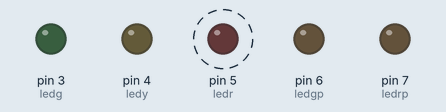
Simulated run of this sketch. Board: Arduino Uno, built with avr-gcc and run on an emulated ATmega328P. Shown: output pins drawn as LEDs (lit = HIGH). Dashed ring = blinking. What the sketch prints to the serial monitor is not drawn.

Above: at 0.5 s.
Timing chart, 0 to 4.6 s (numbered marks = the images above):
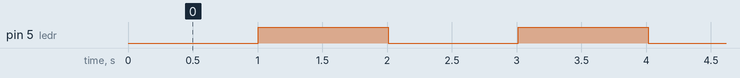

The sketch:

temporarizador.ino
```cpp
#define ledr 5               // led conectado ao pino 5
#define ledg 3
#define ledy 4
#define ledgp 6
#define ledrp 7
#define botao 8
volatile int x=1;
int Nc = 15625;

void setup() {
   TCNT1= 0;
   TCCR1A = 0;              // Limpa registrador que Arduino altera
   TCCR1B = ( 1 << CS12 );  // Prescaler em 256
   pinMode( ledr, OUTPUT );  // Pino 5 como saída
   pinMode( ledg, OUTPUT );
   pinMode( ledy, OUTPUT );
   pinMode( ledgp, OUTPUT );
   pinMode( ledrp, OUTPUT );
   pinMode( botao, INPUT );
   Serial.begin(9600);
}

void loop() {
  Serial.println(TCNT1);
  Serial.println(x);
  if(TCNT1 > 62499)
  {
  digitalWrite(ledr, !digitalRead(ledr));
  TCNT1=0;
  }
  delay(10);// Truque para acelerar a simulação no TinkerCAD
}
```

Measured:
- by itself, pin 5 (ledr): alternates HIGH for 1.0 s and LOW for 1.0 s
